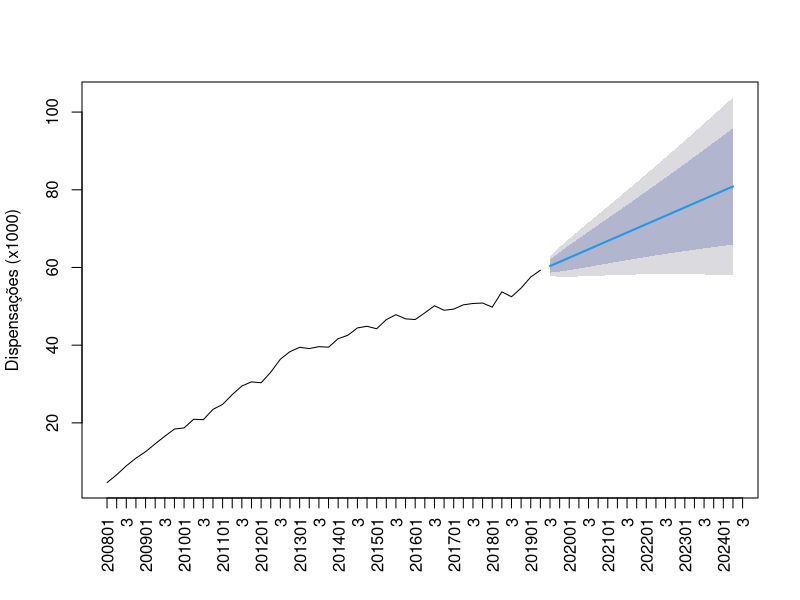

Generate this figure with R:
## ---- chunk 1
library(forecast)
library(tseries)
## ---- chunk 2

td_trimestre = read.csv(file="td_trimestre.csv")
td_trimestre.plot = read.csv(file="td_trimestre.plot.csv")

tf_pcdt_medicamento_trimestre = read.csv(file="db_sabeis.tf_pcdt_medicamento_trimestre.csv")

l=dim(subset(tf_pcdt_medicamento_trimestre, sg_procedimento == 'ADAL40' & co_pcdt == 10))[1] # numero de afericoes
    p=which(td_trimestre == subset(tf_pcdt_medicamento_trimestre, sg_procedimento == 'ADAL40' & co_pcdt == 10)[1,2]) # inicio do vetor
    f=20 # trimestres para previsao

    plot(
      forecast(auto.arima(subset(tf_pcdt_medicamento_trimestre, sg_procedimento == 'ADAL40' & co_pcdt == 10)$qt_dispensacao/1000, allowmean = TRUE), h = 20),
      xlab = "",
      ylab="Dispensações (x1000)",
      main="",
      las = 3  , xaxt='n'
    )

    axis(1, at=1:(l+f+1), labels=td_trimestre.plot[p:(p+l+f),], las = 3)
